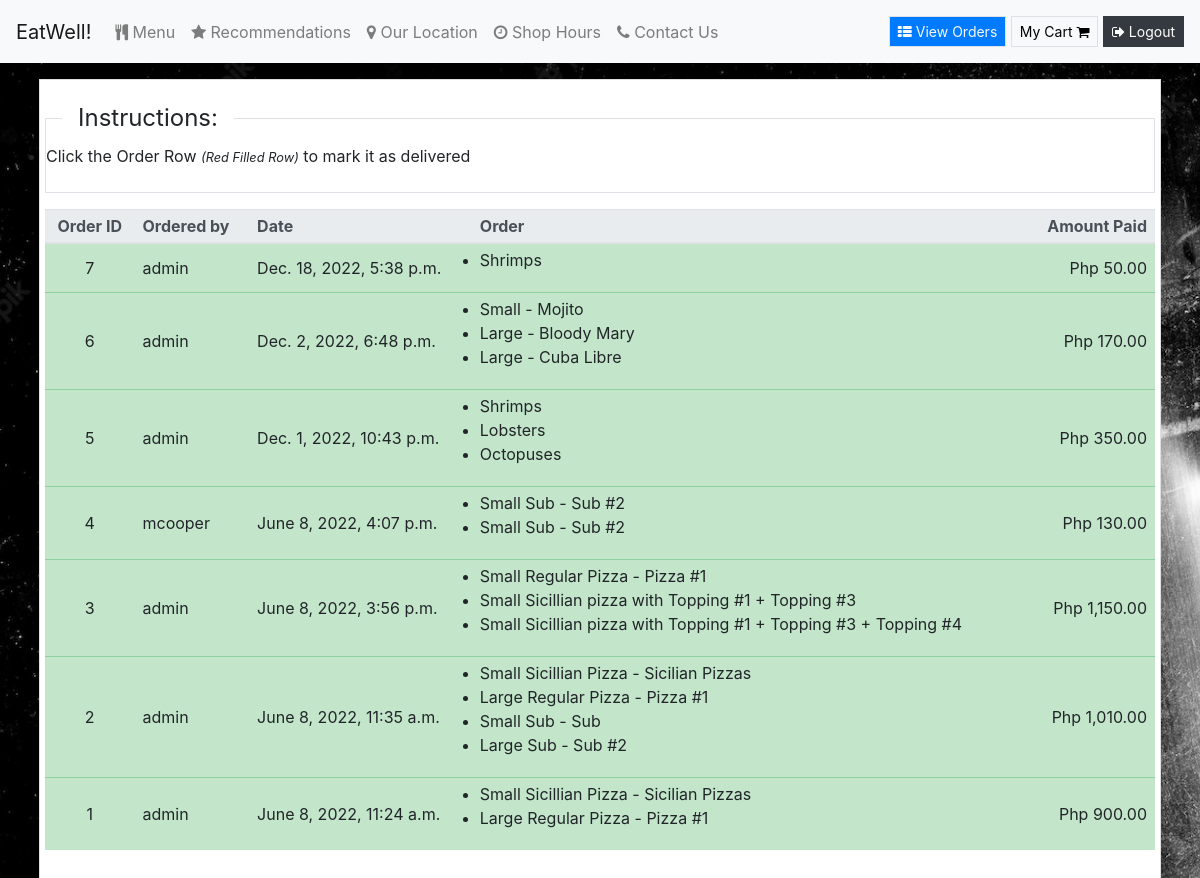
Page /view-orders (signed in) on the committed database.
### orders/models.py (models this page shows, shortened)
class UserOrder(models.Model):
    username = models.CharField(max_length=200)  # who placed the order
    order = models.TextField()  # this will be a string representation of the cart from localStorage
    price = models.DecimalField(max_digits=6, decimal_places=2)  # how much was the order
    time_of_order = models.DateTimeField(default=datetime.now, blank=True)
    delivered = models.BooleanField()
    class Meta:
        verbose_name = "User Order List"
        verbose_name_plural = "User Order List"

### orders/views.py (the view)
# urls.py: path("view-orders", views.view_orders, name="view_orders"),
def view_orders(request):
    if request.user.is_superuser:
        rows = UserOrder.objects.all().order_by('-time_of_order')
        return render(request, "orders/orders.html", context={"rows": rows})
    else:
        rows = UserOrder.objects.all().filter(username=request.user.username).order_by('-time_of_order')
        return render(request, "orders/orders.html", context={"rows": rows})

### orders/templatetags/custom_tags.py (called while the page is built)
@register.filter(name="format_cart")
def format_cart(value):
    return value[1:-1].split(",")

@register.filter(name="format_cart_item")
def format_cart_item(value):
    return value.replace("'","")

### orders/templates/orders/orders.html
{% extends 'orders/header.html' %} {% load custom_tags %} {% load humanize %} {% block content %}
<div class="container-fluid">
    <div class="content my-3 px-4">
        <div class="card shadow rounded-0">
            <div class="card-body">
                <div class="row justify-content-center">
                    {% if user.is_superuser %}
                    <fieldset class="pb-2 mb-3 border w-100">
                        <legend class="px-3 w-auto ml-3">Instructions:</legend>
                        <ul>
                            <li>Click the Order Row <small><i>(Red Filled Row)</i></small> to mark it as delivered</li>
                        </ul>
                    </fieldset>
                    {% else %}
                    <h2> List of Orders </h2>
                    {% endif %}
                    <table class="table" id="order-tbl">
                        <thead class="thead-light">
                            <tr>
                                <th scope="col">Order ID</th>
                                <th scope="col">Ordered by</th>
                                <th scope="col">Date</th>
                                <th scope="col">Order</th>
                                <th scope="col">Amount Paid</th>
                            </tr>
                        </thead>
                        <tbody id="orders_table">
                            {% for row in rows %} {% if row.delivered %}
                            <tr class="table-success">
                                {% else %}
                                <tr class="table-danger mark-as-complete">
                                    {% endif %}
                                    <td>{{row.id}}</td>
                                    <td>{{row.username}}</td>
                                    <td>{{row.time_of_order}}</td>
                                    <td>
                                        <ul>
                                            {% for item in row.order|format_cart %}
                                            <li>{{item|format_cart_item}}</li>
                                            {% endfor %}
                                        </ul>
                                    </td>
                                    <td>Php {{row.price|floatformat:2|intcomma}}</td>
                                </tr>
                                {% endfor %}
                        </tbody>
                    </table>
                </div>
            </div>
        </div>
    </div>
</div>
{% endblock %}

### orders/templates/orders/header.html (shortened to what this page needs)
{% load static %}
<!doctype html>
<html lang="en">
<head>
    <link rel="stylesheet" href="https://stackpath.bootstrapcdn.com/bootstrap/4.3.1/css/bootstrap.min.css">
    <link rel="stylesheet" href="https://cdnjs.cloudflare.com/ajax/libs/font-awesome/4.7.0/css/font-awesome.min.css">
    <link rel="stylesheet" href="{% static 'orders/style.css' %}">
    <link href="https://cdnjs.cloudflare.com/ajax/libs/toastr.js/latest/toastr.min.css" rel="stylesheet" /> {% load static %}
    <link rel="stylesheet" href="{% static 'orders/main.js' %}">
</head>
<body>
    <nav class="navbar navbar-expand-lg navbar-light shadow bg-light" id="topNav">
        <a class="navbar-brand" href="#">EatWell!</a>
        <div class="collapse navbar-collapse" id="navbarText">
            {% if user.is_authenticated %}
            <ul class="navbar-nav mr-auto">
                <li class="nav-item">
                    <a class="nav-link" href="/"><i class="fa fa-cutlery"></i> Menu</a>
                </li>
                <li class="nav-item">
                    <a class="nav-link" href="/recommendations"><i class="fa fa-star"></i> Recommendations</a>
                </li>
                <li class="nav-item">
                    <a class="nav-link" href="/directions"><i class="fa fa-map-marker"></i> Our Location</a>
                </li>
                <li class="nav-item">
                    <a class="nav-link" href="/hours"><i class="fa fa-clock-o"></i> Shop Hours</a>
                </li>
                <li class="nav-item">
                    <a class="nav-link" href="/contact"><i class="fa fa-phone"></i> Contact Us</a>
                </li>
            </ul>
            <span class="navbar-text">
          <a href="/view-orders" class="btn btn-primary text-light btn-sm border rounded-0"><i class="fa fa-th-list"></i> View Orders</a>
          <a href="/cart" id="cart_button" class="btn btn-light border btn-sm rounded-0" style="color:black;"> My Cart <i class="fa fa-shopping-cart"></i></a>
            <button type="button" class="btn btn-dark btn-sm rounded-0" onclick="logout()"><i class="fa fa-sign-out"></i> Logout</button>
            </span>
            {% endif %}
        </div>
    </nav>
    {% block content %}  {% endblock %}
</body>
</html>

### orders/static/orders/style.css (style rules this page uses)
html, body { height: 100%; width: 100%; }
body { background-image: url(./../img/background.jpg); background-repeat: no-repeat; background-size: cover; background-position: center center; backdrop-filter: brightness(0.9887); }
* { margin: 0; padding: 0; box-sizing: border-box; }

### rows in the picture
UserOrder: id "7", username "admin", time_of_order "Dec. 18, 2022, 5:38 p.m.", order "Shrimps", price "50.00"
UserOrder: id "6", username "admin", time_of_order "Dec. 2, 2022, 6:48 p.m.", order "Small - Mojito" "Large - Bloody Mary" "Large - Cuba Libre", price "170.00"
UserOrder: id "5", username "admin", time_of_order "Dec. 1, 2022, 10:43 p.m.", order "Shrimps" "Lobsters" "Octopuses", price "350.00"
UserOrder: id "4", username "mcooper", time_of_order "June 8, 2022, 4:07 p.m.", order "Small Sub - Sub #2" "Small Sub - Sub #2", price "130.00"
UserOrder: id "3", username "admin", time_of_order "June 8, 2022, 3:56 p.m.", order "Small Regular Pizza - Pizza #1" "Small Sicillian pizza with Topping #1 + Topping #3" "Small Sicillian pizza with Topping #1 + Topping #3 + Topping #4", price "1,150.00"
UserOrder: id "2", username "admin", time_of_order "June 8, 2022, 11:35 a.m.", order "Small Sicillian Pizza - Sicilian Pizzas" "Large Regular Pizza - Pizza #1" "Small Sub - Sub" "Large Sub - Sub #2", price "1,010.00"
UserOrder: id "1", username "admin", time_of_order "June 8, 2022, 11:24 a.m.", order "Small Sicillian Pizza - Sicilian Pizzas" "Large Regular Pizza - Pizza #1", price "900.00"
